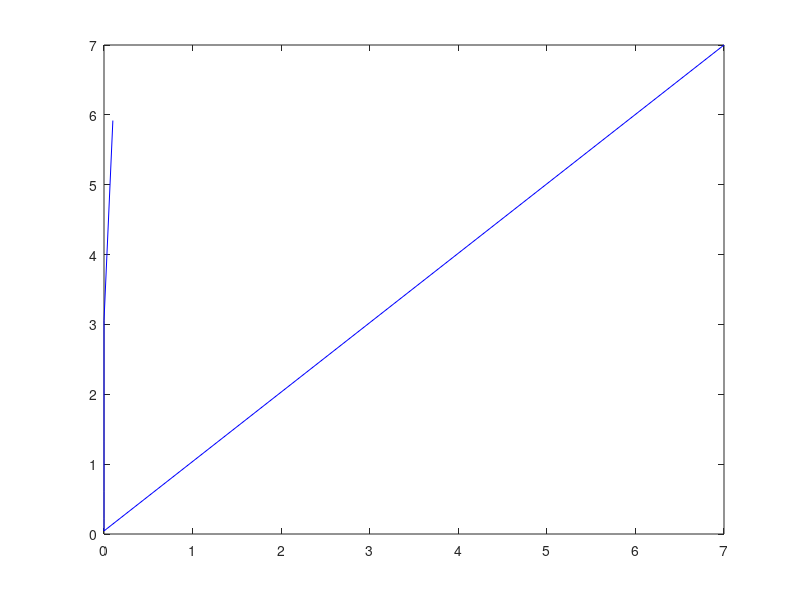

Source code (MATLAB): (Note: this script raises an error after producing the figure.)
clc
h=0.1;
deep=7;

alphaArray2=1:deep;
arrayH=1:deep;
for j=1:deep
    left=1;
    right=left+10*h;
%     n=((right-left)/h)+1;
    n=11;
%     disp(n)
    x=left:h:left+10*h;
    y=sin(x);
%     disp(y)
    y_d=cos(x);
    I4=1:n-4;
    x4_sec=1:n-4;
    for i=3:n-2
        I4(i-2)=(y(i-2)-8*y(i-1)+8*y(i+1)-y(i+2))/(12*h);
        x4_sec(i-2)=x(i);
    end
    arrayNewX2=cos(x4_sec);
    tempMax2=0;
    for i=1:n-4
        temp1=abs(arrayNewX2(i)-I4(i));
        if(tempMax2<temp1)
            tempMax2=temp1;
        end 
    end
%     disp(tempMax2)
    alphaArray2(j)=log(tempMax2)/(log(h));
    disp(alphaArray2)
    arrayH(j)=h;
    h=h/1000;
    plot(arrayH,alphaArray2,"b")
end
